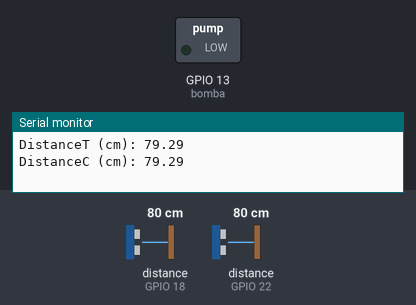
Recording of a sketch running on a simulated ESP32. On the bench: switched loads named in the sketch (green lamp = pin HIGH), the last lines printed to the serial monitor. Wiring (inferred from the names in the program): 2 × ultrasonic range finder: trigger GPIO 5, echo GPIO 18 / trigger GPIO 23, echo GPIO 22. The test bench sets the inputs (shaded band); at power-on: distance to the obstacle (sensors on GPIO 22, GPIO 18) 80 cm. The echo pulse lasts 58.3 µs per cm; pins used as bus, display or sensor lines are not drawn.

Above: at 2.7 s.
2.8 s: distance to the obstacle (sensor on GPIO 22) set to 10 cm
7.0 s: distance to the obstacle (sensor on GPIO 22) set to 7 cm
At 10.7 s:
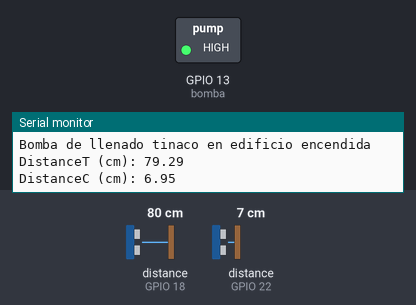
11.0 s: distance to the obstacle (sensor on GPIO 22) set to 9 cm
At 14.3 s:
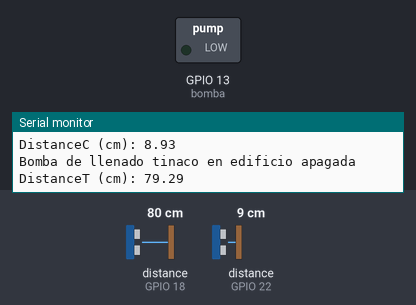
15.0 s: distance to the obstacle (sensor on GPIO 22) set to 2 cm
At 17.9 s:
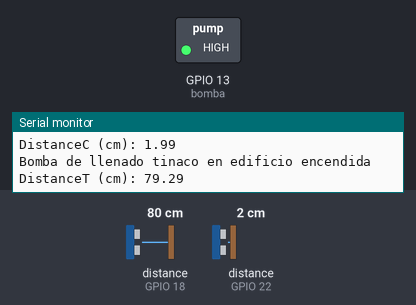
Timing chart, 0 to 19.4 s (numbered marks = the images above; inputs shaded):
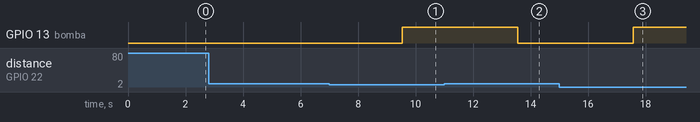

The sketch:

Edson_saul.ino
```cpp
#include "UbidotsEsp32Mqtt.h"
//(primer ubidots con cuenta de udec)const char *UBIDOTS_TOKEN = "BBF-tCFhmihtIiJKhNvEafFTc6wYXzvHAr";  // Put here your Ubidots TOKEN
const char *UBIDOTS_TOKEN = "BBF-dM2ia3tqtxfUFjiLFVgGEoWpsHU6un";  // Put here your Ubidots TOKEN
const char *WIFI_SSID = "LabArquitectura";      // Put here your Wi-Fi SSID
const char *WIFI_PASS = "L4bArqui2022";      // Put here your Wi-Fi password
const char *DEVICE_LABEL = "niveles_iot";   // Put here your Device label to which data  will be published

const int PUBLISH_FREQUENCY = 5000; // Update rate in milliseconds

const int trigPin = 5;      // configura los pines con su numero correspondiente
const int echoPin = 18;     //
const int trigPin2 = 23;    //
const int echoPin2 = 22;    //
const int bomba = 13;
#define SOUND_SPEED 0.034 //

long duracion;
float distanceCm;
long duracion2;
float distanceCm2;
Ubidots ubidots(UBIDOTS_TOKEN);


void callback(char *topic, byte *payload, unsigned int length)
{
  Serial.print("Message arrived [");
  Serial.print(topic);
  Serial.print("] ");
  for (int i = 0; i < length; i++)
  {
    Serial.print((char)payload[i]);
  }
  Serial.println();
}


void setup() {

  ubidots.connectToWifi(WIFI_SSID, WIFI_PASS);
  ubidots.setCallback(callback);
  ubidots.setup();
  ubidots.reconnect();


 //______________________________
Serial.begin(115200);       // Es para iniciar la lectura de datos en el puerto serial con una tasa de lectura de baudios
  pinMode(trigPin, OUTPUT); // Habilitar los pines de salida para sensor ultrasonico
  pinMode(echoPin, INPUT); // Habilitar los pines de entrada para sensor ultrasonico
  pinMode(trigPin2, OUTPUT); // Habilitar los pines de salida para sensor ultrasonico
  pinMode(echoPin2, INPUT);
  pinMode(bomba, OUTPUT);   // Habilitar los pines de salida pars


}

//_______________________________

//______________________________
void loop() {
  if (!ubidots.connected())
  {
    ubidots.reconnect();
  }
  // Es la iniciacion del ultrasonido para tener previo un dato bajo
  digitalWrite(trigPin, LOW);
  delayMicroseconds(2);
  digitalWrite(trigPin, HIGH);
  delayMicroseconds(10);
  digitalWrite(trigPin, LOW);
//____________________________// Es para leer el ultrasonido el dato de regreso
duracion = pulseIn(echoPin, HIGH);  // Se guarda el dato en un duration
distanceCm = duracion * SOUND_SPEED/2;

Serial.print("DistanceT (cm): ");
Serial.println(distanceCm);

  delay(1000);
 digitalWrite(trigPin2, LOW);
  delayMicroseconds(2);
  digitalWrite(trigPin2, HIGH);
  delayMicroseconds(10);
  digitalWrite(trigPin2, LOW);
//____________________________// Es para leer el ultrasonido el dato de regreso
duracion2 = pulseIn(echoPin2, HIGH);  // Se guarda el dato en un duration
distanceCm2 = duracion2 * SOUND_SPEED/2;

Serial.print("DistanceC (cm): ");
Serial.println(distanceCm2);

  delay(1000);

if(distanceCm >= 7.9 && distanceCm2 <=8.5)
{
  Serial.println("Bomba de llenado tinaco en edificio encendida");// la logica para encender el led  encendida HIGH, pero para RELAY SE INVIERTE
  digitalWrite(bomba,HIGH);
}
else  {
    Serial.println("Bomba de llenado tinaco en edificio apagada");
    digitalWrite(bomba, LOW);

}

 ubidots.add("Bomba", digitalRead (bomba));
 ubidots.add("NivelCisterna",distanceCm2 );
 ubidots.add("NivelTinaco", distanceCm);
    ubidots.publish(DEVICE_LABEL);

 ubidots.loop();
}
```

Measured:
- the behaviour switches between 9 and 8 cm on distance to the obstacle (sensor on GPIO 22) (found by bisection; images 0 and 1)
- after the input at 7.0 s, GPIO 13 (bomba): LOW → HIGH after 2.5 s
- after the input at 11.0 s, GPIO 13 (bomba): HIGH → LOW after 2.5 s
- after the input at 15.0 s, GPIO 13 (bomba): LOW → HIGH after 2.6 s
